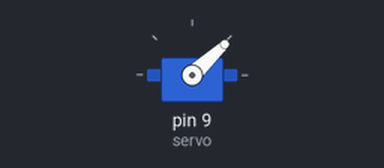
A sketch run on a simulated Arduino Uno, built with avr-gcc and run on an emulated ATmega328P. Parts: servo.

Above: at 0.05 s.
Timing chart, 0 to 24.2 s (numbered marks = the images above):
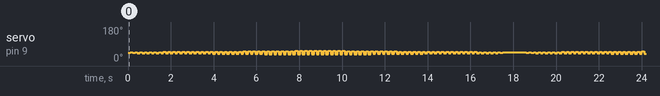

The sketch:

LaserVectorPainter.ino
```cpp
/*
 LaserVectorPainter
 P. Mark Anderson

 Sweep a servo with an attached laser
 to draw vector geometry
 on a surface.

 Version 1.0 2013/10/28 PMA
 */


#include <Servo.h>

#define MIN_SERVO_DELAY 110

Servo servo;

typedef struct {
  float x;
  float y;
} Point;

void drawLine(Point p1, Point p2);
void goToPoint(Point p);
uint8_t angleForPosition(float position);


void setup() {
  Serial.begin(9600);
  randomSeed(analogRead(0));
  servo.attach(9);
}

void loop() {
  uint16_t startTime = millis();

  Point p1, p2;

#if 0
  int r = 50.0;  // Take r up to 100 for full range.
  p1.x = 0.45; //(0 + random(r)) / 100.0;
  p1.y = 0;
  p2.x = 0.55; //(r/2 + random(r)) / 100.0;
  p2.y = 0;

  while (millis() - startTime < 2000) {
    drawLine(p1, p2);
  }

#else

  float uStart = 0.48;
  float uEnd = 0.4;
  float delta = 0.002;

  for (float u = uStart; u > uEnd; u -= delta) {
    p1.x = u;
    p2.x = uStart + (0.5 + (0.5-uStart) - u);
    drawLine(p1, p2);
  }

  for (float u = uEnd; u < uStart; u += delta) {
    p1.x = u;
    p2.x = uStart + (0.5 + (0.5-uStart) - u);
    drawLine(p1, p2);
  }

#endif

  delay(1000);

}


void drawLine(Point p1, Point p2) {
  goToPoint(p1);
  goToPoint(p2);
}

void goToPoint(Point p) {
  int angle = angleForPosition(p.x);
//  Serial.print(p.x);
//  Serial.print(": ");
//  Serial.println(angle);
  servo.write(angle);
  delay(MIN_SERVO_DELAY);
}

uint8_t angleForPosition(float position) {
    return position * 90.0;
}
```

Measured:
- by itself, servo on pin 9 (servo): moves between 36° and 53°, repeating every 18.6 s
